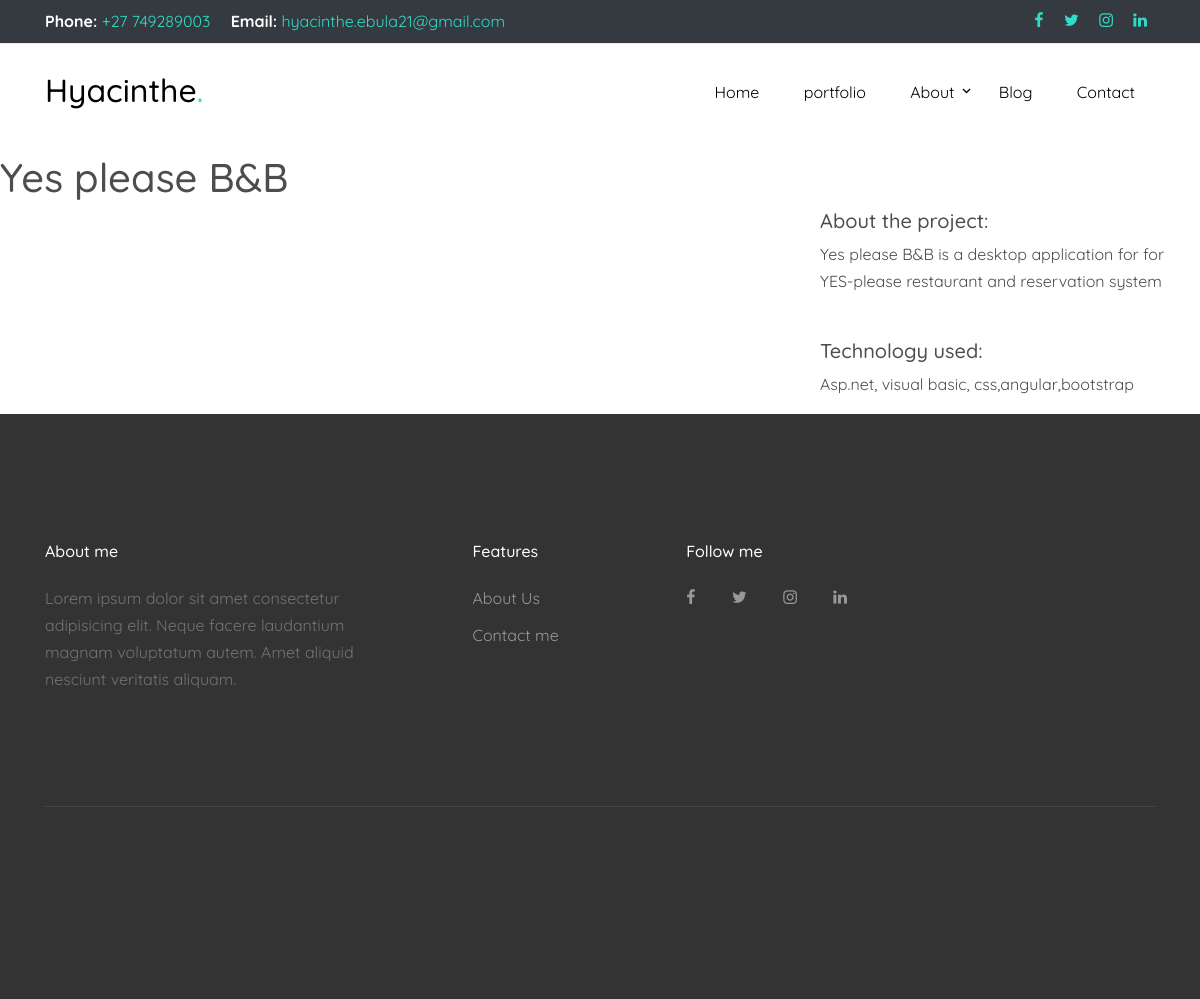
/projects/1/, run on the app's committed database.
### projects/models.py (models this page shows, shortened)
class Project(models.Model):
    title = models.CharField(max_length=100)
    description = models.TextField()
    technology = models.CharField(max_length=100)
    image = models.FilePathField(path='/img')

### projects/views.py (the view)
# urls.py: path("<int:pk>/", views.project_detail, name="project_detail"),
def project_detail(request,pk):
    project=Project.objects.get(pk=pk)
    context={
        'project': project
    }
    return render(request, 'project_detail.html', context)

### projects/templates/project_detail.html (shortened to what this page needs)
{% extends "base.html" %}
{% block page_content %}
<h1>{{ project.title }}</h1>
<div class="row">
    <div class="col-md-8">
    </div>
    <div class="col-md-4">
        <h5>About the project:</h5>
        <p>{{ project.description }}</p>
        <br>
        <h5>Technology used:</h5>
        <p>{{ project.technology }}</p>
    </div>
</div>
{% endblock %}

### data on the page
Project: title "Yes please B&B", description "Yes please B&B is a desktop application for for YES-please restaurant and reservation system", technology "Asp.net, visual basic, css,angular,bootstrap"
